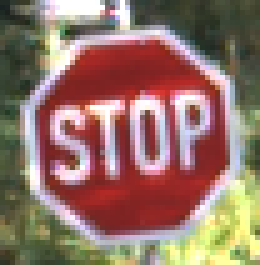
#> input picture ENGR133/Checkpoint tasks/Checkpoint 1/task 3/ref_col_raw6.png, 52 x 53 px (shown 5 times larger)
$ python tp_1_team_3_19.py
#> lines starting #> are read from the running program, lines starting #| are printed output that depends on the picture
"""
Course Number: ENGR 13300
Semester: Fall 2025

Description:
    Checkpoint 1 task 3: open desired images for user and additionally ask if
                         grayscale conversion is requested if rgb image is provided

Assignment Information:
    Assignment:     11.2.3 Team Project Checkpoint 1 Task 3
    Team ID:        007 - 19
    Author:         Akshada Dake, dakea@purdue.edu
    Date:           09/10/2025

Contributors:
    Mark, sheng65@purdue [repeat for each]
    Akshada, dakea@purdue
    Erdem, eamarsa@purdue
    Milagros, mmelhemb@purdue
    ChatGPT


    My contributor(s) helped me:
    [ ] understand the assignment expectations without
        telling me how they will approach it.
    [ ] understand different ways to think about a solution
        without helping me plan my solution.
    [ ] think through the meaning of a specific error or
        bug present in my code without looking at my code.
    Note that if you helped somebody else with their code, you
    have to list that person as a contributor here as well.

Academic Integrity Statement:
    I have not used source code obtained from any unauthorized
    source, either modified or unmodified; nor have I provided
    another student access to my code.  The project I am
    submitting is my own original work.
"""

import numpy as np
import math as m
from PIL import Image, ImageOps

TGT_WIDTH = 100
TGT_HEIGHT = 100

def main():
    path = str(input("Enter the path of the RGB image you want to convert to hsv: ") )
#> the answer given: ref_col_raw6.png
    rgb_img = load_img(path)
    rgb_img = clean_image(rgb_img) #using the clean image function


    #user pixel coordinates
    x_str, y_str=input("Enter the x and y coordinates of the pixel you want inspect: ").split(',')
    #the above step gets the x, y coordinates to be inspected

    x = int(x_str)
    y = int(y_str)
    #above two converts the strings to integers. This is because we need integer data
    R= int(rgb_img[y, x][0])
    G=int(rgb_img[y, x][1])
    B=int(rgb_img[y, x][2])
    '''rgb_img[y,x] selects the pixel at row y, column x
    (numpy first index is vertical (y) and the seocnd is horizontal (x))
    [0], [1], [2] pick RGB channel values respectively
    using int() makes it so printing and later calculations will be in integers not NumPy types
        '''
    #RGB at x,yimg[y, x]
    print(f" pixel: R={R}, G={G}, B={B}")
    print(f"Converting {path} to HSV...")
    hsv_img= convert_to_hsv(rgb_img)
    H, S, V=map(int, hsv_img[y, x])

    print(f"HSV values of the ({x}, {y}) pixel: H={H}, S={S}, V={V}")

    out = Image.fromarray(hsv_img)
    out.show()

def load_img(path:str):
    '''
    args:
        path<str> - a string representing the path of input function
    returns:
        data.copy <np.array> - a numpy array containing the information of the image
                               this data is returned as a copy to eliminate read-only errors
    '''
#> called with path = 'ref_col_raw6.png'
    img = Image.open(path)
#> img is the input picture: PIL image 52x53 RGB; mean R, G, B 147.9, 116.2, 104.5
    data = np.asarray(img, dtype= np.uint8)
    return data.copy()

# [88 lines left out: functions normalize, rgb_to_hsv, convert_to_hsv, not called in this run]

def clean_image(img):
    """
    cleans an image (resizes and adds borders if required)
    Args:
        img <np.array> - a numpy array representing the input image data
    Returns:
        void, modifies input data
    Dependencies:
        requires ImageOps module from PIL
        requires Library numpy

    """
    z = Image.fromarray(img)
    i = np.asarray(z, dtype= np.uint8)
    t = i[:,:,0] #grabs the first channel data, which is a 2d array (gray channel for grayscale and r channel for rgb)
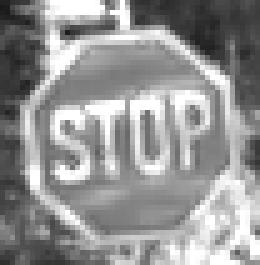
#> t: shape (53, 52) (shown 5 times larger); min 26, max 255, mean 147.9
    zero_width, zero_height = z.size #the length of the entire 2d array is the height of the image
#> zero_width = 52; zero_height = 53

    state = 0
    size_diff_ratio = 0
    size_diff_ratio, state = get_ratio(zero_width, zero_height)
#> size_diff_ratio = 0.981; state = 2


    match state:
        case 1: #width is greater
            print("Resized image to (%d, " %TGT_WIDTH, "%d)" %m.floor(TGT_WIDTH * size_diff_ratio), sep = '')
        case 2: #height is greater
            print("Resized image to (%d, " %m.floor(TGT_HEIGHT * size_diff_ratio) , "%d)" %TGT_HEIGHT, sep = '')

    new_size = (TGT_WIDTH, TGT_HEIGHT)
    t2 = ImageOps.pad(z, new_size, color = '#000')
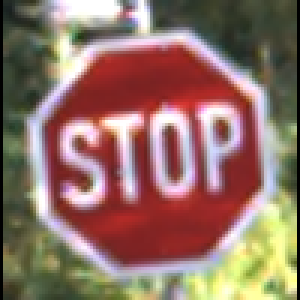
#> t2: PIL image 100x100 RGB (shown 3 times larger); mean R, G, B 144.8, 113.8, 102.4
    img = np.asarray(t2, dtype = np.uint8)
    return img.copy()


    '''
    t_PIL= Image.fromarray #i added here
    img_data = img_data.co(t)
    t2 = ImageOps.pad(t, size, color = '#000')
    '''

def get_ratio(num1, num2):
    """
    calculates the ratio between two numbers
    Args:
        num1: first number
        num2: second number
    Returns:
        _: the ratio between the greater and lesser number (lesser/greater)
        state: a variable indicating which number is larger

    Dependencies:
        None
    """

    if(num1 > num2):
        state = 1
        return ((num2/num1), state)

    elif(num2 > num1):
        state = 2
        return ( (num1/num2), state)

    else:
        return 0

if __name__ == "__main__":
#> (the run stopped early here; a loop or call above may not have finished)
